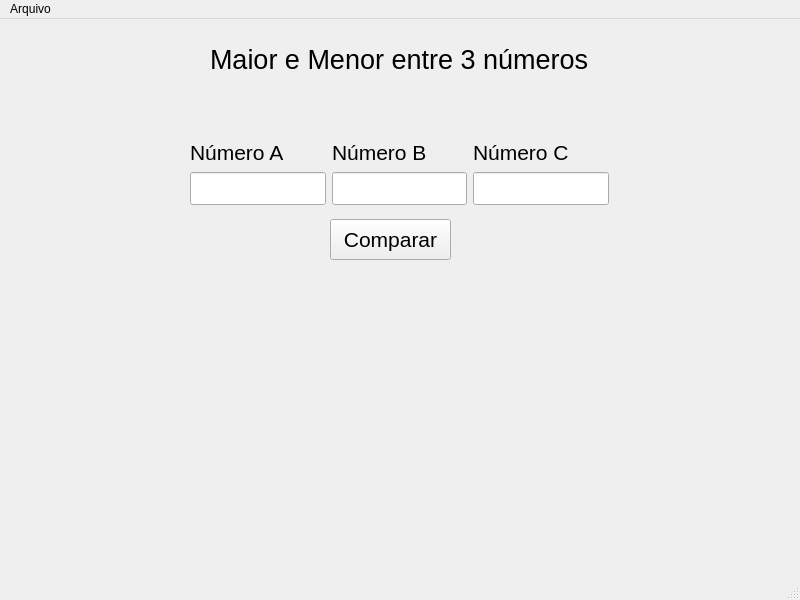
<?xml version="1.0" encoding="UTF-8"?>
<ui version="4.0">
 <class>MainWindow</class>
 <widget class="QMainWindow" name="MainWindow">
  <property name="geometry">
   <rect>
    <x>0</x>
    <y>0</y>
    <width>800</width>
    <height>600</height>
   </rect>
  </property>
  <property name="windowTitle">
   <string>MainWindow</string>
  </property>
  <widget class="QWidget" name="centralwidget">
   <widget class="QPushButton" name="input_button">
    <property name="geometry">
     <rect>
      <x>330</x>
      <y>200</y>
      <width>121</width>
      <height>41</height>
     </rect>
    </property>
    <property name="font">
     <font>
      <pointsize>16</pointsize>
     </font>
    </property>
    <property name="text">
     <string>Comparar</string>
    </property>
   </widget>
   <widget class="QLabel" name="output_num">
    <property name="geometry">
     <rect>
      <x>61</x>
      <y>281</y>
      <width>681</width>
      <height>251</height>
     </rect>
    </property>
    <property name="font">
     <font>
      <pointsize>16</pointsize>
     </font>
    </property>
    <property name="text">
     <string/>
    </property>
    <property name="alignment">
     <set>Qt::AlignCenter</set>
    </property>
    <property name="wordWrap">
     <bool>true</bool>
    </property>
   </widget>
   <widget class="QWidget" name="layoutWidget">
    <property name="geometry">
     <rect>
      <x>190</x>
      <y>120</y>
      <width>419</width>
      <height>66</height>
     </rect>
    </property>
    <layout class="QHBoxLayout" name="horizontalLayout">
     <item>
      <layout class="QVBoxLayout" name="numA">
       <item>
        <widget class="QLabel" name="label_num1">
         <property name="font">
          <font>
           <pointsize>16</pointsize>
          </font>
         </property>
         <property name="text">
          <string>Número A</string>
         </property>
        </widget>
       </item>
       <item>
        <widget class="QLineEdit" name="input_num1">
         <property name="font">
          <font>
           <pointsize>16</pointsize>
          </font>
         </property>
        </widget>
       </item>
      </layout>
     </item>
     <item>
      <layout class="QVBoxLayout" name="numB">
       <item>
        <widget class="QLabel" name="label_num2">
         <property name="font">
          <font>
           <pointsize>16</pointsize>
          </font>
         </property>
         <property name="text">
          <string>Número B</string>
         </property>
        </widget>
       </item>
       <item>
        <widget class="QLineEdit" name="input_num2">
         <property name="font">
          <font>
           <pointsize>16</pointsize>
          </font>
         </property>
        </widget>
       </item>
      </layout>
     </item>
     <item>
      <layout class="QVBoxLayout" name="numC">
       <item>
        <widget class="QLabel" name="label_num3">
         <property name="font">
          <font>
           <pointsize>16</pointsize>
          </font>
         </property>
         <property name="text">
          <string>Número C</string>
         </property>
        </widget>
       </item>
       <item>
        <widget class="QLineEdit" name="input_num3">
         <property name="font">
          <font>
           <pointsize>16</pointsize>
          </font>
         </property>
        </widget>
       </item>
      </layout>
     </item>
    </layout>
   </widget>
   <widget class="QLabel" name="label_2">
    <property name="geometry">
     <rect>
      <x>210</x>
      <y>20</y>
      <width>381</width>
      <height>41</height>
     </rect>
    </property>
    <property name="font">
     <font>
      <pointsize>20</pointsize>
     </font>
    </property>
    <property name="text">
     <string>Maior e Menor entre 3 números</string>
    </property>
   </widget>
  </widget>
  <widget class="QMenuBar" name="menubar">
   <property name="geometry">
    <rect>
     <x>0</x>
     <y>0</y>
     <width>800</width>
     <height>21</height>
    </rect>
   </property>
   <widget class="QMenu" name="menuArquivo">
    <property name="title">
     <string>Arquivo</string>
    </property>
    <addaction name="actionNovo"/>
    <addaction name="actionAbrir"/>
    <addaction name="actionSalvar"/>
    <addaction name="actionSair"/>
   </widget>
   <addaction name="menuArquivo"/>
  </widget>
  <widget class="QStatusBar" name="statusbar"/>
  <action name="actionNovo">
   <property name="text">
    <string>Novo</string>
   </property>
   <property name="shortcut">
    <string>Ctrl+N</string>
   </property>
  </action>
  <action name="actionAbrir">
   <property name="text">
    <string>Abrir</string>
   </property>
   <property name="shortcut">
    <string>Ctrl+O</string>
   </property>
  </action>
  <action name="actionSalvar">
   <property name="text">
    <string>Salvar</string>
   </property>
   <property name="shortcut">
    <string>Ctrl+S</string>
   </property>
  </action>
  <action name="actionSair">
   <property name="text">
    <string>Sair</string>
   </property>
   <property name="shortcut">
    <string>Esc</string>
   </property>
  </action>
 </widget>
 <resources/>
 <connections/>
</ui>
